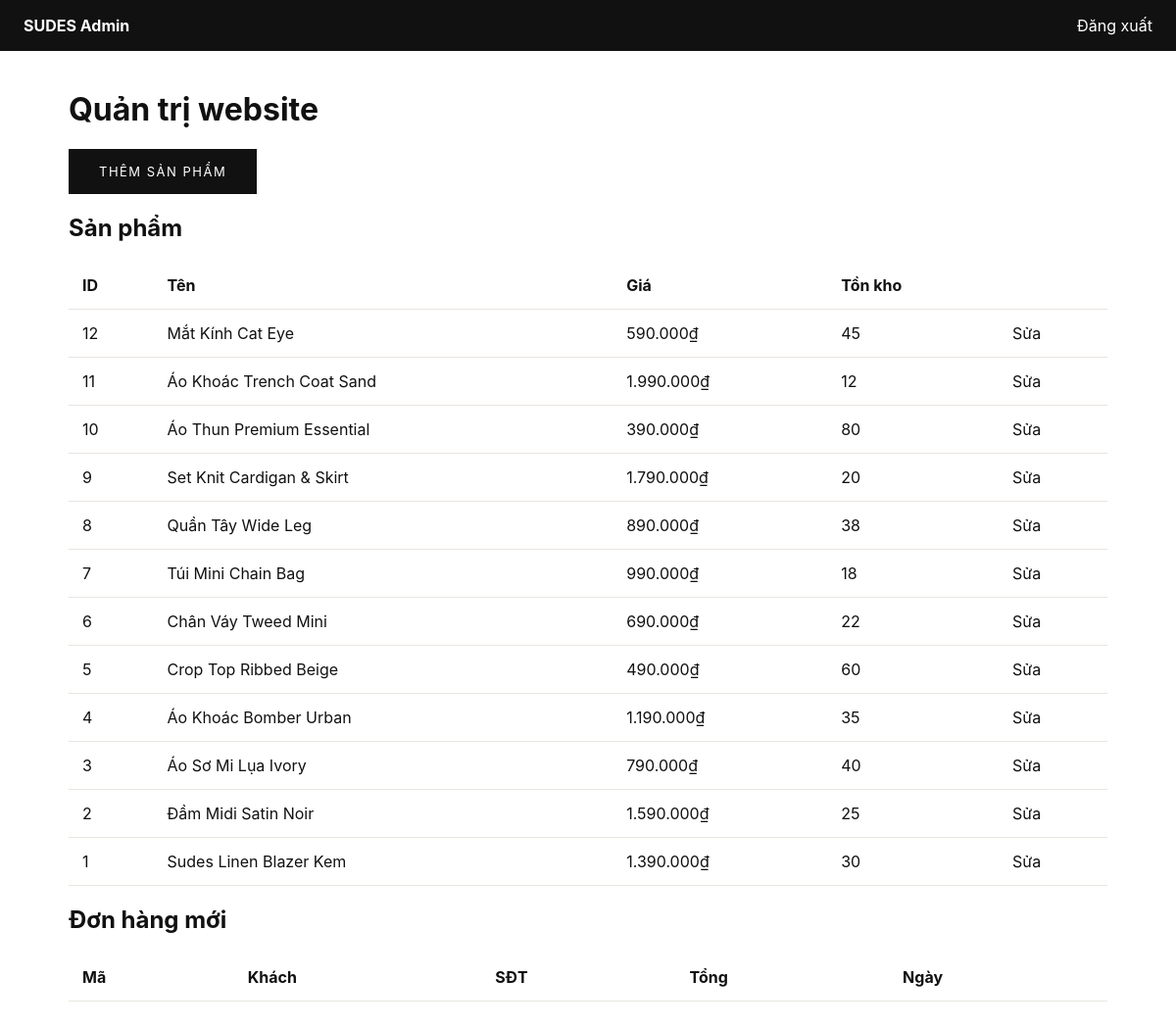
/sudes_premium/admin/index.php (signed in), run on the app's committed database.
### tables this page shows
CREATE TABLE products (
  id INT AUTO_INCREMENT PRIMARY KEY,
  category_id INT,
  name VARCHAR(180) NOT NULL,
  slug VARCHAR(190) NOT NULL UNIQUE,
  regular_price DECIMAL(12,0) NOT NULL,
  sale_price DECIMAL(12,0) DEFAULT NULL,
  discount_percent INT DEFAULT 0,
  material VARCHAR(180),
  color VARCHAR(80),
  size VARCHAR(120),
  image VARCHAR(500) NOT NULL,
  hover_image VARCHAR(500),
  gallery TEXT,
  description TEXT,
  is_new TINYINT(1) DEFAULT 1,
  is_featured TINYINT(1) DEFAULT 0,
  stock INT DEFAULT 50,
  created_at TIMESTAMP DEFAULT CURRENT_TIMESTAMP,
  FOREIGN KEY (category_id) REFERENCES categories(id) ON DELETE SET NULL
);

### sudes_premium/config/helpers.php (called while the page is built, shortened)
<?php
function money($n){ return number_format((float)$n,0,',','.').'₫'; }
function product_price($p){ return $p['sale_price'] ?: $p['regular_price']; }
?>

### sudes_premium/admin/index.php (the view)
<?php require_once '../config/database.php'; require_once '../config/helpers.php'; if(empty($_SESSION['admin'])){header('Location: login.php');exit;} $orders=$pdo->query('SELECT * FROM orders ORDER BY id DESC LIMIT 20')->fetchAll(); $products=$pdo->query('SELECT * FROM products ORDER BY id DESC')->fetchAll(); ?>
<!doctype html><html lang="vi"><head><meta charset="utf-8"><link rel="stylesheet" href="../assets/css/style.css"><title>Admin</title></head><body><div class="admin-nav"><b>SUDES Admin</b><a href="logout.php">Đăng xuất</a></div><main class="admin-container"><h1>Quản trị website</h1><p><a class="btn" href="product_form.php">Thêm sản phẩm</a></p><h2>Sản phẩm</h2><table><tr><th>ID</th><th>Tên</th><th>Giá</th><th>Tồn kho</th><th></th></tr><?php foreach($products as $p): ?><tr><td><?=$p['id']?></td><td><?=$p['name']?></td><td><?=money(product_price($p))?></td><td><?=$p['stock']?></td><td><a href="product_form.php?id=<?=$p['id']?>">Sửa</a></td></tr><?php endforeach; ?></table><h2>Đơn hàng mới</h2><table><tr><th>Mã</th><th>Khách</th><th>SĐT</th><th>Tổng</th><th>Ngày</th></tr><?php foreach($orders as $o): ?><tr><td>#<?=$o['id']?></td><td><?=$o['customer_name']?></td><td><?=$o['phone']?></td><td><?=money($o['total'])?></td><td><?=$o['created_at']?></td></tr><?php endforeach; ?></table></main></body></html>

### sudes_premium/assets/css/style.css (style rules this page uses)
:root { --dark:#111;--muted:#777;--line:#e9e5df;--cream:#f7f2ea;--accent:#b48655 }
* { box-sizing:border-box }
body { margin:0;font-family:'Inter',Arial,sans-serif;color:var(--dark);background:#fff }
a { text-decoration:none;color:inherit }
.btn { display:inline-block;border:1px solid #111;padding:14px 30px;text-transform:uppercase;font-size:13px;letter-spacing:1.5px;background:#111;color:#fff;transition:.25s }
table { width:100%;border-collapse:collapse }
th,td { border-bottom:1px solid var(--line);padding:14px;text-align:left }
.admin-nav { background:#111;color:#fff;padding:16px 24px;display:flex;justify-content:space-between }
.admin-container { max-width:1100px;margin:40px auto;padding:0 20px }

### data on the page
products: id "12", name "Mắt Kính Cat Eye", sale_price "590.000₫", stock "45"
products: id "11", name "Áo Khoác Trench Coat Sand", sale_price "1.990.000₫", stock "12"
products: id "10", name "Áo Thun Premium Essential", sale_price "390.000₫", stock "80"
products: id "9", name "Set Knit Cardigan & Skirt", sale_price "1.790.000₫", stock "20"
products: id "8", name "Quần Tây Wide Leg", sale_price "890.000₫", stock "38"
products: id "7", name "Túi Mini Chain Bag", sale_price "990.000₫", stock "18"
products: id "6", name "Chân Váy Tweed Mini", sale_price "690.000₫", stock "22"
products: id "5", name "Crop Top Ribbed Beige", sale_price "490.000₫", stock "60"
products: id "4", name "Áo Khoác Bomber Urban", sale_price "1.190.000₫", stock "35"
products: id "3", name "Áo Sơ Mi Lụa Ivory", sale_price "790.000₫", stock "40"
products: id "2", name "Đầm Midi Satin Noir", sale_price "1.590.000₫", stock "25"
products: id "1", name "Sudes Linen Blazer Kem", sale_price "1.390.000₫", stock "30"
